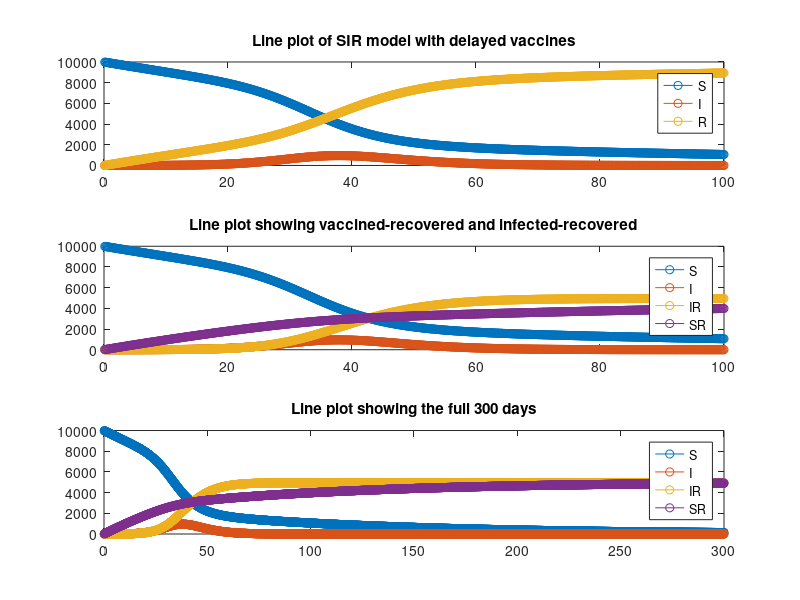

This chart was generated by the following MATLAB code:
N=10000;%population

S=9999; %inital value for S
I=1; %Patient Zero
R=0;

SR=0; %number of susceptible people that recovered because of vaccine
IR=0; %number of people that were recovered from infection

a=1/2; %infectious rate
b=1/5; %recovery rate
v=1/100; %vaccination rate
T=300; %with units days
dt=1/8; %dt
clockmax=ceil(T/dt);
overall = zeros(clockmax, 4); % array that keeps track of t, S, I, R at every single loop
split = zeros(clockmax, 5); % array that keeps track of t, S, I, IR, SR at every single loop

for i = 1:clockmax
    t=i*dt;
    
    SS=S;
    S=S+dt*(-a*S*I/N-S*v); %number of susceptible people going down because of infection and vaccination
    
    II=I;
    I=I+dt*(a*I*SS/N-b*I);    
    
%     R=R+dt*(b*II+SS*v);
    IR=IR+dt*(b*II);
    SR=SR+dt*(SS*v);
    
    R=IR+SR;
    
    overall(i,:)=[t S I R];
    split(i,:)=[t S I IR SR];
end
% figure

for j = 2 : 4
    subplot(3,1,1);
    plot (overall(:,1),overall(:,j),'-o');
    axis ([0 100 0 10000])
    title('Line plot of SIR model with delayed vaccines')
    hold on
end
legend('S','I','R')

for j = 2 : 5
    subplot(3,1,2);
    plot (split(:,1),split(:,j),'-o');
    axis ([0 100 0 10000])
    title('Line plot showing vaccined-recovered and infected-recovered')
    hold on
end
legend('S','I','IR','SR')
for j = 2 : 5
    subplot(3,1,3);
    plot (split(:,1),split(:,j),'-o');
    axis ([0 300 0 10000])
    title('Line plot showing the full 300 days')
    hold on
end
legend('S','I','IR','SR')
